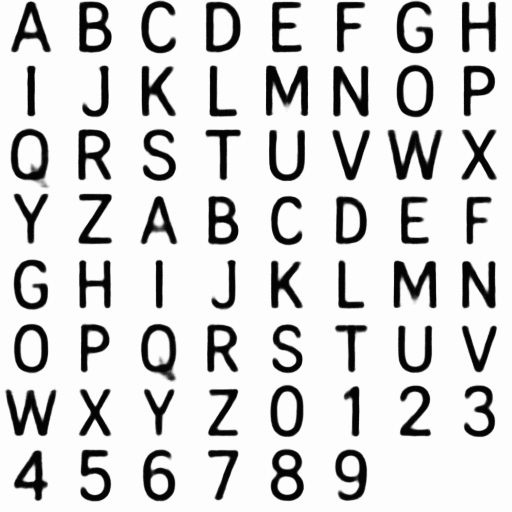
#> input picture Day3/Gabor/alph.jpeg, 512 x 512 px
$ python GaborFilter.py
#> lines starting #> are read from the running program, lines starting #| are printed output that depends on the picture
import numpy as np
import matplotlib.pyplot as plt
# from skimage.color import rgb2gray
from PIL import Image
# %matplotlib inline


def GetImage(I, **kwargs):
    plt.figure()
    plt.axis('off')
    plt.imshow(I, cmap=plt.gray(), **kwargs)


"""
Generate Gabor Filter
ψ(x;ω,θ,K)=[(ω^2/4πK^2)exp{−(ω^2/8K^2)[4(x⋅(cosθ,sinθ))^2+
 (x⋅(−sinθ,cosθ))^2]}]×[exp{iwx⋅(cosθ,sinθ)}exp(K^2/2)]
"""


def Gabor(L, omega, theta, func=np.cos, K=np.pi):
    radius = (int(L[0]/2.0), int(L[1]/2.0))
    [x, y] = np.meshgrid(range(-radius[0], radius[0] + 1), range(-radius[1], radius[1] + 1))

    a = x * np.cos(theta) + y * np.sin(theta)
    b = -x * np.sin(theta) + y * np.cos(theta)

    gauss = omega**2/(4*np.pi*K**2)*np.exp(-omega**2/(8*K**2)*(4*a**2 + b**2))
    sinusoid = func(omega * a) * np.exp(K**2/2)

    gabor = gauss * sinusoid
    return gabor


orizzLine = np.pi/2
vertLine = 0
orientamento = [orizzLine, vertLine]
L = (63, 63)
omega = 0.6

applFilterOrizz = Gabor(L, omega, orientamento[0], func=np.sin)
applFilterVert = Gabor(L, omega, orientamento[1], func=np.sin)


def conv(A, B):
    ft_A = np.fft.fft2(A)
    ft_B = np.fft.fft2(B)
    conv = ft_A * ft_B
    img = np.fft.ifftshift(np.fft.ifft2(conv))
    return np.real(img)


"Apply to Letter of Alphabet"

im = Image.open('alph.jpeg').convert("L")
Imm = np.asarray(im)
Alphabet = np.ndarray([0])

c = 0
d = 63
lung = 63

for i in range(1, 9):

    a = 0
    b = 63

    for j in range(1, 5):
        lett = Imm[a:b, c:d]
        Alphabet = np.append(Alphabet, lett)
        a = a + lung
        b = a + lung
    c = d
    d = c + lung

Alphabet = Alphabet.reshape(32, 63, 63)

for i in range(0, 32):
    res = conv(Alphabet[i], applFilterOrizz)
    GetImage(res)
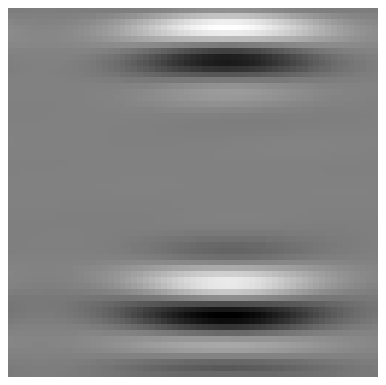
#> figure drawn by matplotlib, 1 panel
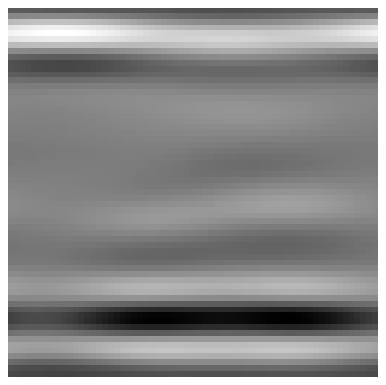
#> figure drawn by matplotlib, 1 panel
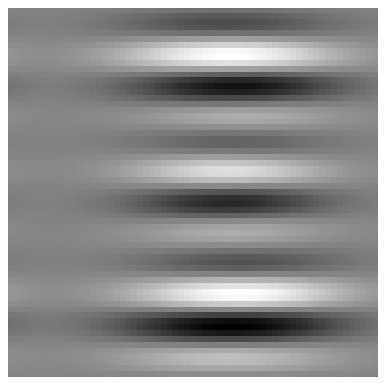
#> figure drawn by matplotlib, 1 panel
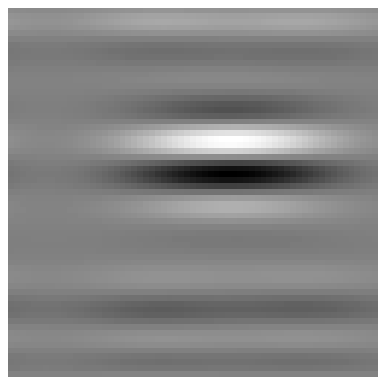
#> figure drawn by matplotlib, 1 panel
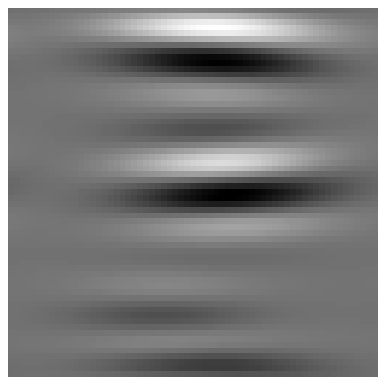
#> figure drawn by matplotlib, 1 panel
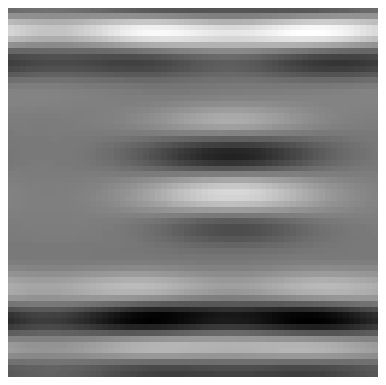
#> figure drawn by matplotlib, 1 panel
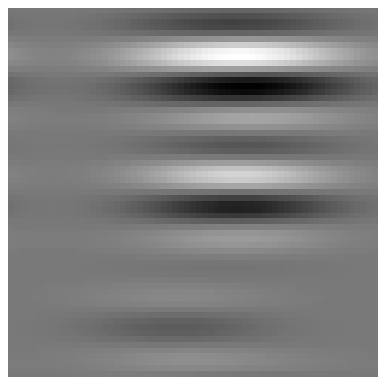
#> figure drawn by matplotlib, 1 panel
